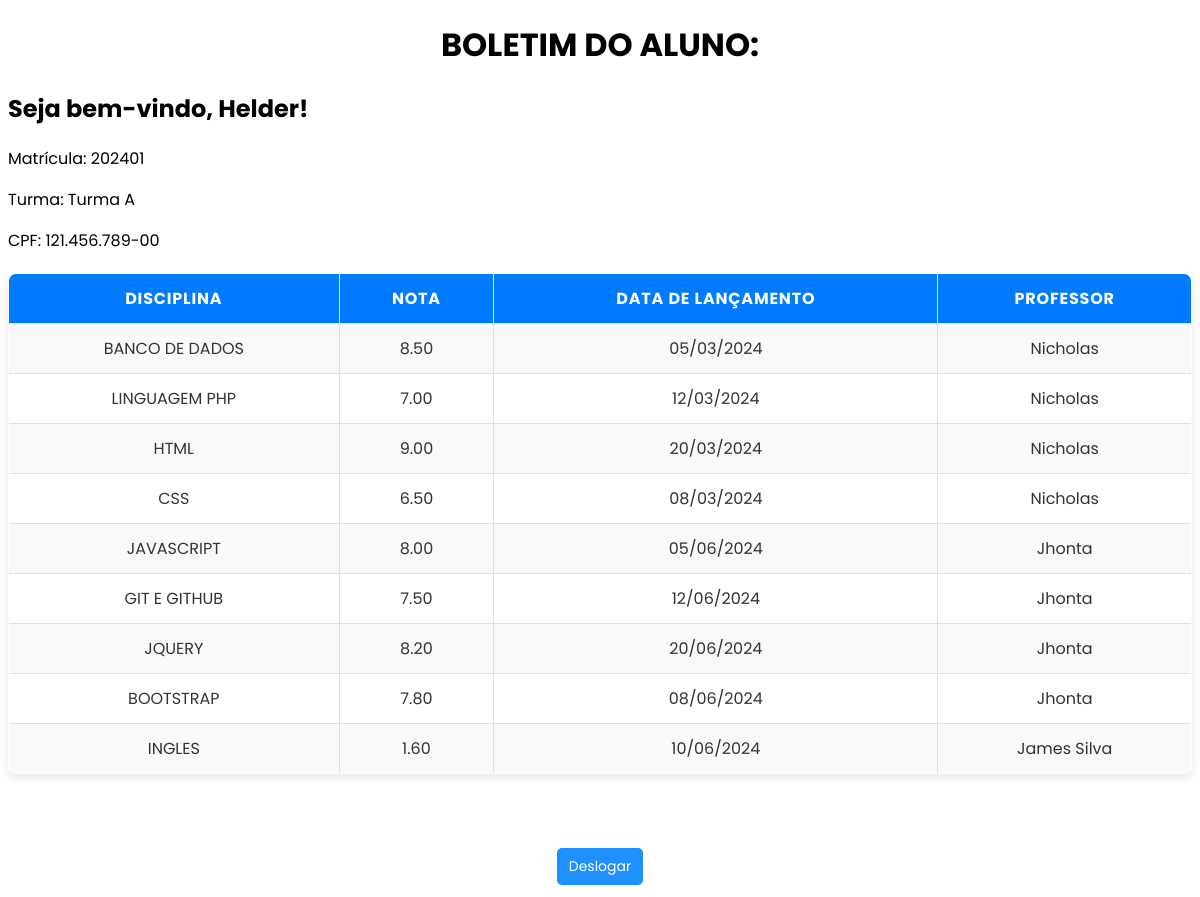
The app's page /aluno.php (signed in) with its own data.
### tables this page shows
CREATE TABLE usuarios (
  id INT NOT NULL AUTO_INCREMENT,
  nome VARCHAR(40) NOT NULL,
  email VARCHAR(50) UNIQUE NOT NULL,
  idade INT NOT NULL,
  cpf VARCHAR(14) UNIQUE NOT NULL,
  senha VARCHAR(255) NOT NULL,
  tipo ENUM('Professor','Aluno', "Administrador") NOT NULL,
  PRIMARY KEY (id)
);

CREATE TABLE alunos (
  id INT NOT NULL AUTO_INCREMENT,
  matricula INT NOT NULL UNIQUE,
  fk_user INT NOT NULL,
  PRIMARY KEY (id),
  FOREIGN KEY (fk_user) REFERENCES usuarios (id) ON DELETE CASCADE
);

CREATE TABLE turmas (
  id INT NOT NULL AUTO_INCREMENT,
  nome VARCHAR(50) NOT NULL,
  PRIMARY KEY (id)
);

### aluno.php (the view, shortened to what this page needs)
<?php
include_once("conexao.php");
if (!isset($_SESSION['aluno_id'])) {
    header("Location: login.html");
    exit;
}
else{
$alunoId = ($_SESSION['aluno_id']);
$sql = "SELECT nome, tipo, cpf FROM usuarios WHERE id = $alunoId";
$consulta = mysqli_query($connection, $sql);
if ($consulta) {
    $row = mysqli_fetch_assoc($consulta);
    $nome = $row['nome'];
    $cpf = $row['cpf'];
    $sql_aluno = "SELECT id FROM alunos WHERE fk_user = $alunoId";
    $result_alun= mysqli_query($connection, $sql_aluno);
    $row_alun = mysqli_fetch_assoc($result_alun);
    if ($row_alun) {
        $aluno_id = $row_alun['id'];
    } else {
        echo "Erro: aluno não encontrado.";
        exit();
    }
    $sqlDadosAluno = "
    SELECT
        a.matricula,
        t.nome AS turma
    FROM alunos a
    LEFT JOIN turma_alunos ta ON ta.fk_aluno = a.id
    LEFT JOIN turmas t ON t.id = ta.fk_turma
    WHERE a.id = $aluno_id
    LIMIT 1
";
$dadosAluno = mysqli_fetch_assoc(mysqli_query($connection, $sqlDadosAluno));
$matricula = $dadosAluno['matricula'];
$turma = $dadosAluno['turma'];
} else {
    die("Erro ao verificar tipo de usuário: " . mysqli_error($connection));
}
}
?>
<!DOCTYPE html>
<html lang="pt-br">
<head>
    <link rel="stylesheet" href="Style/aluno.css">
</head>
<body>
    <h1>BOLETIM DO ALUNO:</h1>
    <h2 class="nome-aluno">Seja bem-vindo, <?= htmlspecialchars($nome) ?>!</h2>
   <div class="info-aluno" >
    <p>Matrícula: <?= htmlspecialchars($matricula) ?></p>
    <p>Turma: <?= htmlspecialchars($turma) ?></p>
    <p>CPF: <?= htmlspecialchars($cpf) ?></p>
    </div>
    <div>
        <?php
        include("conexao.php");
        $sql_notas = "SELECT
    d.nome AS disciplina,
    n.nota,
    DATE_FORMAT(n.dataL, '%d/%m/%Y') AS data_formatada,
    prof.nome AS professor
FROM
    notas n
INNER JOIN disciplinas d ON n.fk_disc = d.id
INNER JOIN professores p ON n.fk_prof = p.id
INNER JOIN usuarios prof ON p.fk_user = prof.id
WHERE
    n.fk_aluno = (
        SELECT a.id
        FROM alunos a
        INNER JOIN usuarios u ON a.fk_user = u.id
        WHERE u.id = $alunoId
    )";
        $consulta = mysqli_query($connection, $sql_notas);
        if ($consulta && mysqli_num_rows($consulta) > 0) {
            echo "<table class='tabela-boletim' border='1'>";
            echo "<tr>
                    <th>Disciplina</th>
                    <th>Nota</th>
                    <th>Data de Lançamento</th>
                    <th>Professor</th>
                  </tr>";
            while ($row = mysqli_fetch_assoc($consulta)) {
                echo "<tr>";
                echo "<td>" . htmlspecialchars($row['disciplina']) . "</td>";
                echo "<td>" . htmlspecialchars($row['nota']) . "</td>";
                echo "<td>" . htmlspecialchars($row['data_formatada']) . "</td>";
                echo "<td>" . htmlspecialchars($row['professor']) . "</td>";
                echo "</tr>";
            }
            echo "</table>";
        } else {
            echo "<p>Nenhuma nota encontrada para este aluno.</p>";
        }
        ?>
    </div>
    <br><br>
    <form class="deslogar" action="login.html" method="post">
        <button class="botao" type="submit">Deslogar</button>
    </form>
</body>
</html>

### Style/aluno.css (style rules this page uses)
* { font-family: "poppins", sans-serif; }
.tabela-boletim { width: 100%; border-collapse: collapse; margin: 20px 0; font-size: 16px; text-align: left; background-color: #ffffff; box-shadow: 0 4px 8px rgba(0, 0, 0, 0.1); border-radius: 8px; overflow: hidden; }
.tabela-boletim th, .tabela-boletim td { border: 1px solid #e0e0e0; padding: 12px 15px; }
.tabela-boletim th { background-color: #007bff; color: #ffffff; font-weight: bold; text-align: center; text-transform: uppercase; letter-spacing: 0.05em; }
.tabela-boletim tr:nth-child(even) { background-color: #f8f9fa; }
.tabela-boletim tr:nth-child(odd) { background-color: #ffffff; }
.tabela-boletim td { text-align: center; color: #333333; }
button { background-color: dodgerblue; color: white; border: none; padding: 8px 12px; font-size: 14px; margin: 4px 2px; cursor: pointer; border-radius: 5px; }
H1 { text-align: center; }
.deslogar { display: flex; justify-content: center; align-items: center; }

### records on screen
usuarios: nome "Helder", cpf "121.456.789-00"
alunos: matricula "202401", turmas.nome "Turma A"

### other values on screen
$row['disciplina'] "BANCO DE DADOS"
$row['nota'] "8.50"
$row['data_formatada'] "05/03/2024"
$row['professor'] "Nicholas"
$row['disciplina'] "LINGUAGEM PHP"
$row['nota'] "7.00"
$row['data_formatada'] "12/03/2024"
$row['disciplina'] "HTML"
$row['nota'] "9.00"
$row['data_formatada'] "20/03/2024"
$row['disciplina'] "CSS"
$row['nota'] "6.50"
$row['data_formatada'] "08/03/2024"
$row['disciplina'] "JAVASCRIPT"
$row['nota'] "8.00"
